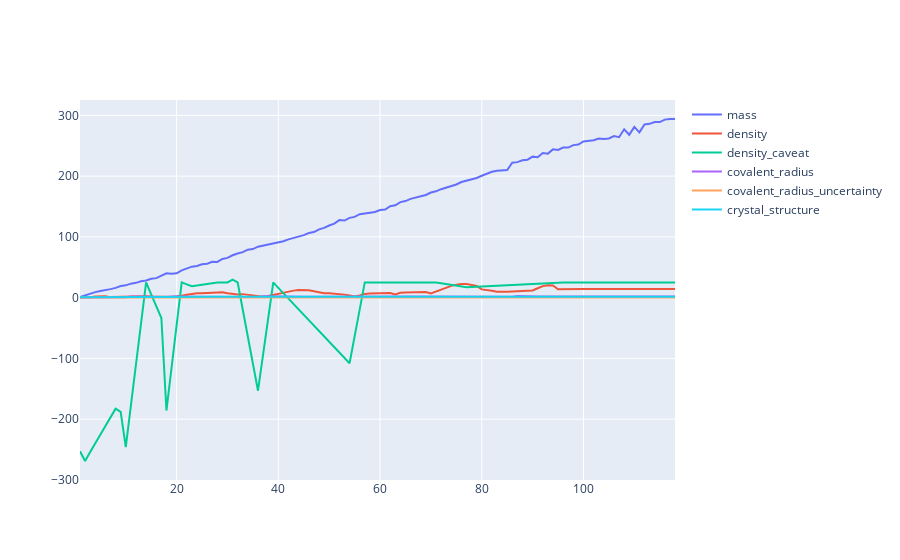

The notebook cell saved with this chart:
### Markdown cell above
## Visualizing the data

### Code cell
fig = go.Figure()
for column in df.columns:
    fig.add_trace(go.Scatter(x=df.index, y=df[column], name=column))
fig.show()
